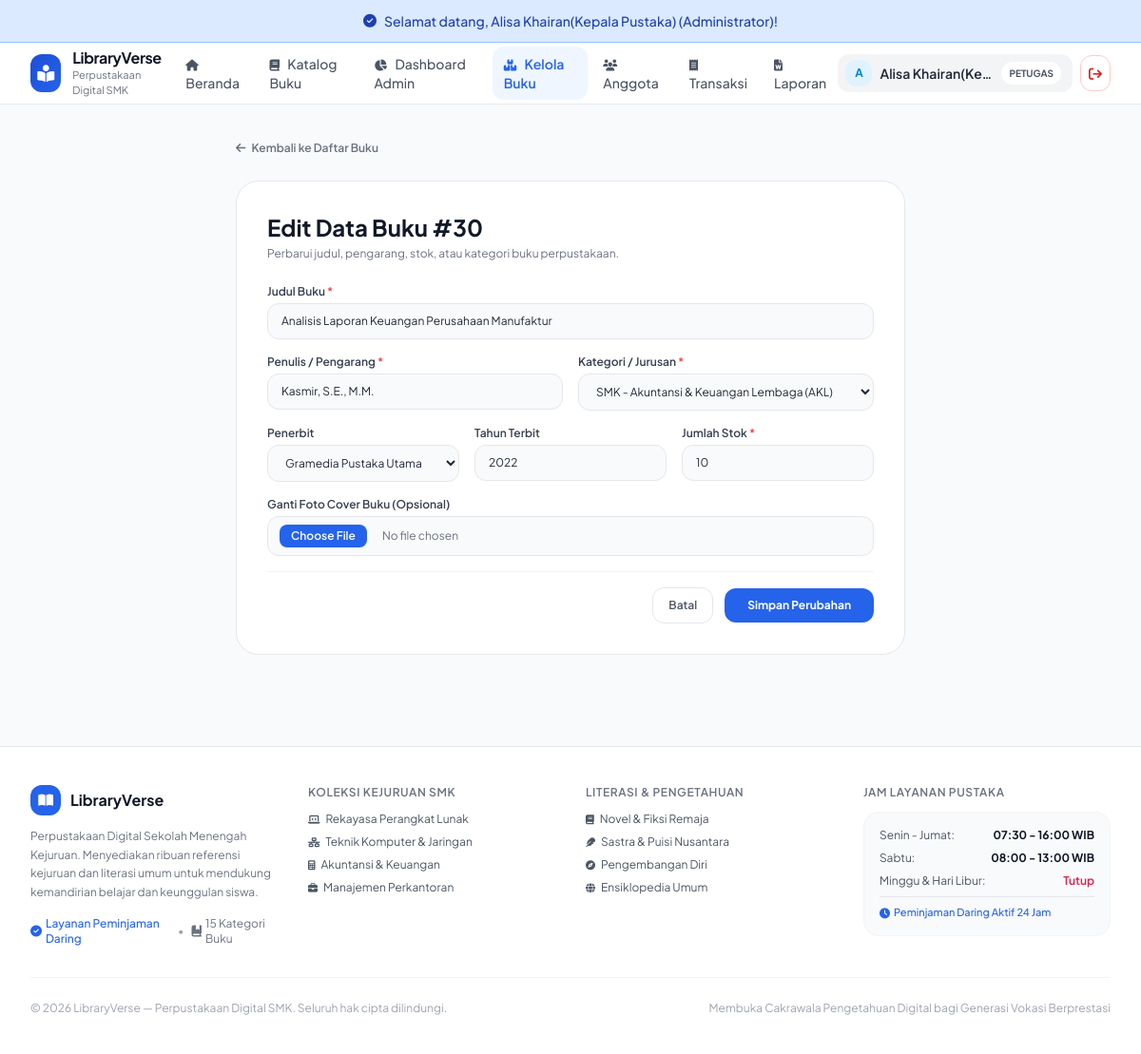
Page /index.php?c=buku&a=edit&id=30 (signed in) on the committed database.
### tables this page shows
CREATE TABLE `buku` (
  `id_buku` int(11) NOT NULL,
  `judul` varchar(150) NOT NULL,
  `penulis` varchar(80) NOT NULL,
  `id_kategori` int(11) NOT NULL,
  `id_penerbit` int(11) NOT NULL,
  `tahun_terbit` year(4) NOT NULL,
  `stok` int(5) NOT NULL DEFAULT 0,
  `gambar` varchar(100) DEFAULT NULL
);

CREATE TABLE `kategori` (
  `id_kategori` int(11) NOT NULL,
  `nama_kategori` varchar(60) NOT NULL
);

CREATE TABLE `penerbit` (
  `id_penerbit` int(11) NOT NULL,
  `nama_penerbit` varchar(60) NOT NULL,
  `alamat` varchar(150) DEFAULT NULL,
  `telepon` varchar(20) DEFAULT NULL
);

### controller/BukuController.php (called while the page is built, shortened)
<?php
require_once __DIR__ . '/../model/Buku.php';
class BukuController extends Controller {
    public function edit() {
        $id = (int)($_GET['id'] ?? 0);
        $bukuModel = new Buku();
        $buku = $bukuModel->getDetail($id);
        $kategoriModel = new Kategori();
        $penerbitModel = new Penerbit();
        $data = [
            'pageTitle' => 'Edit Buku: ' . $buku['judul'],
            'buku' => $buku,
            'categories' => $kategoriModel->getAll(),
            'publishers' => $penerbitModel->getAll()
        ];
        $this->view('admin/buku/edit', $data);
    }
}
?>

### config/Database.php (called while the page is built, shortened)
<?php
class Database {
    private $host    = "localhost";
    private $user    = "root";
    private $pass    = "";
    private $dbname  = "xii_rpl_1_alisa_paket4";
    private $charset = "utf8mb4";
    private static $instance = null;
    private $dbh;
    private function __construct() {
        $dsn = "mysql:host=" . $this->host . ";dbname=" . $this->dbname . ";charset=" . $this->charset;
        $options = [
            PDO::ATTR_PERSISTENT         => false,
            PDO::ATTR_ERRMODE            => PDO::ERRMODE_EXCEPTION,
            PDO::ATTR_DEFAULT_FETCH_MODE => PDO::FETCH_ASSOC,
            PDO::ATTR_EMULATE_PREPARES   => false,
        ];
        try {
            $this->dbh = new PDO($dsn, $this->user, $this->pass, $options);
        } catch (PDOException $e) {
            $this->error = $e->getMessage();
            die("Koneksi Database Gagal: " . $this->error . "<br>Pastikan database <b>" . $this->dbname . "</b> sudah di-import di phpMyAdmin!");
        }
    }
    public static function getInstance() {
        if (self::$instance === null) {
            self::$instance = new self();
        }
        return self::$instance;
    }
    public function getConnection() {
        return $this->dbh;
    }
}

### model/Model.php (called while the page is built, shortened)
<?php
require_once __DIR__ . '/../config/Database.php';
abstract class Model {
    protected $db;
    protected $table;
    public function __construct() {
        $this->db = Database::getInstance()->getConnection();
    }
    public function getAll() {
        $stmt = $this->db->prepare("SELECT * FROM {$this->table}");
        $stmt->execute();
        return $stmt->fetchAll();
    }
}

### model/Buku.php (called while the page is built, shortened)
<?php
require_once __DIR__ . '/Model.php';
class Buku extends Model {
    public function getDetail($id) {
        $sql = "SELECT b.*, k.nama_kategori, p.nama_penerbit, p.alamat AS alamat_penerbit, p.telepon AS telp_penerbit
                FROM buku b
                LEFT JOIN kategori k ON b.id_kategori = k.id_kategori
                LEFT JOIN penerbit p ON b.id_penerbit = p.id_penerbit
                WHERE b.id_buku = :id LIMIT 1";
        $stmt = $this->db->prepare($sql);
        $stmt->execute([':id' => $id]);
        return $stmt->fetch();
    }
}
?>

### view/admin/buku/edit.php (the view, shortened to what this page needs)
<div class="max-w-3xl mx-auto px-4 sm:px-6 lg:px-8 py-8 space-y-6">
    <div class="mb-4">
        <a href="index.php?c=buku&a=index" class="text-xs font-semibold text-gray-500 hover:text-gray-800 transition inline-flex items-center gap-1.5">
            <i class="fa-solid fa-arrow-left"></i> Kembali ke Daftar Buku
        </a>
    </div>
    <div class="bg-white rounded-3xl p-6 sm:p-8 border border-gray-200 shadow-xs space-y-6">
        <div>
            <h1 class="text-xl sm:text-2xl font-bold text-gray-900">Edit Data Buku #<?= $buku['id_buku'] ?></h1>
            <p class="text-xs text-gray-500 mt-1">Perbarui judul, pengarang, stok, atau kategori buku perpustakaan.</p>
        </div>
        <form action="index.php?c=buku&a=edit&id=<?= $buku['id_buku'] ?>" method="POST" enctype="multipart/form-data" class="space-y-4 text-xs">
            <div class="space-y-1">
                <label class="font-semibold text-gray-700">Judul Buku <span class="text-red-500">*</span></label>
                <input type="text" name="judul" required value="<?= htmlspecialchars($buku['judul']) ?>" class="w-full px-3.5 py-2.5 rounded-xl border border-gray-200 focus:border-[#8FA89B] focus:ring-2 focus:ring-[#8FA89B]/20 outline-none text-gray-800 bg-gray-50 focus:bg-white">
            </div>
            <div class="grid grid-cols-1 sm:grid-cols-2 gap-4">
                <div class="space-y-1">
                    <label class="font-semibold text-gray-700">Penulis / Pengarang <span class="text-red-500">*</span></label>
                    <input type="text" name="penulis" required value="<?= htmlspecialchars($buku['penulis']) ?>" class="w-full px-3.5 py-2.5 rounded-xl border border-gray-200 focus:border-[#8FA89B] outline-none text-gray-800 bg-gray-50 focus:bg-white">
                </div>
                <div class="space-y-1">
                    <label class="font-semibold text-gray-700">Kategori / Jurusan <span class="text-red-500">*</span></label>
                    <select name="id_kategori" required class="w-full px-3.5 py-2.5 rounded-xl border border-gray-200 focus:border-[#8FA89B] outline-none text-gray-800 bg-gray-50 focus:bg-white">
                        <?php foreach ($categories as $cat): ?>
                            <option value="<?= $cat['id_kategori'] ?>" <?= ($cat['id_kategori'] == $buku['id_kategori']) ? 'selected' : '' ?>>
                                <?= htmlspecialchars($cat['nama_kategori']) ?>
                            </option>
                        <?php endforeach; ?>
                    </select>
                </div>
            </div>
            <div class="grid grid-cols-1 sm:grid-cols-3 gap-4">
                <div class="space-y-1">
                    <label class="font-semibold text-gray-700">Penerbit</label>
                    <select name="id_penerbit" class="w-full px-3.5 py-2.5 rounded-xl border border-gray-200 focus:border-[#8FA89B] outline-none text-gray-800 bg-gray-50 focus:bg-white">
                        <?php foreach ($publishers as $pub): ?>
                            <option value="<?= $pub['id_penerbit'] ?>" <?= ($pub['id_penerbit'] == $buku['id_penerbit']) ? 'selected' : '' ?>>
                                <?= htmlspecialchars($pub['nama_penerbit']) ?>
                            </option>
                        <?php endforeach; ?>
                    </select>
                </div>
                <div class="space-y-1">
                    <label class="font-semibold text-gray-700">Tahun Terbit</label>
                    <input type="number" name="tahun_terbit" value="<?= $buku['tahun_terbit'] ?>" class="w-full px-3.5 py-2.5 rounded-xl border border-gray-200 focus:border-[#8FA89B] outline-none text-gray-800 bg-gray-50 focus:bg-white">
                </div>
                <div class="space-y-1">
                    <label class="font-semibold text-gray-700">Jumlah Stok <span class="text-red-500">*</span></label>
                    <input type="number" name="stok" value="<?= $buku['stok'] ?>" min="0" required class="w-full px-3.5 py-2.5 rounded-xl border border-gray-200 focus:border-[#8FA89B] outline-none text-gray-800 bg-gray-50 focus:bg-white">
                </div>
            </div>
            <div class="space-y-1">
                <label class="font-semibold text-gray-700">Ganti Foto Cover Buku (Opsional)</label>
                <input type="file" name="gambar" accept="image/*" class="w-full px-3 py-2 rounded-xl border border-gray-200 text-gray-500 bg-gray-50 file:mr-4 file:py-1 file:px-3 file:rounded-lg file:border-0 file:text-xs file:font-semibold file:bg-[#8FA89B] file:text-white hover:file:bg-[#789687]">
            </div>
            <div class="pt-4 border-t border-gray-100 flex items-center justify-end gap-3">
                <a href="index.php?c=buku&a=index" class="px-4 py-2.5 rounded-xl border border-gray-200 text-gray-600 hover:bg-gray-50 font-semibold text-xs transition">
                    Batal
                </a>
                <button type="submit" class="px-6 py-2.5 rounded-xl bg-[#8FA89B] hover:bg-[#789687] text-white font-bold text-xs transition shadow-xs">
                    Simpan Perubahan
                </button>
            </div>
        </form>
    </div>
</div>

### view/templates/header.php (style rules this page uses)
body { font-family: 'Plus Jakarta Sans', sans-serif; background-color: #F8FAFC; color: #1E293B; }
.bg-\[\#8FA89B\], .bg-\[\#557565\], .bg-\[\#6B8E7B\] { background-color: #2563EB !important; }

### rows in the picture
buku: id_buku "30", judul "Analisis Laporan Keuangan Perusahaan Manufaktur", penulis "Kasmir, S.E., M.M.", id_kategori "SMK - Akuntansi & Keuangan Lembaga (AKL)", id_penerbit "Gramedia Pustaka Utama", tahun_terbit "2022", stok "10"

### other values in the picture
$flash['message'] "Selamat datang, Alisa Khairan(Kepala Pustaka) (Administrator)!"
substr($userName, 0, 1) "A"
$userName "Alisa Khairan(Ke…"
